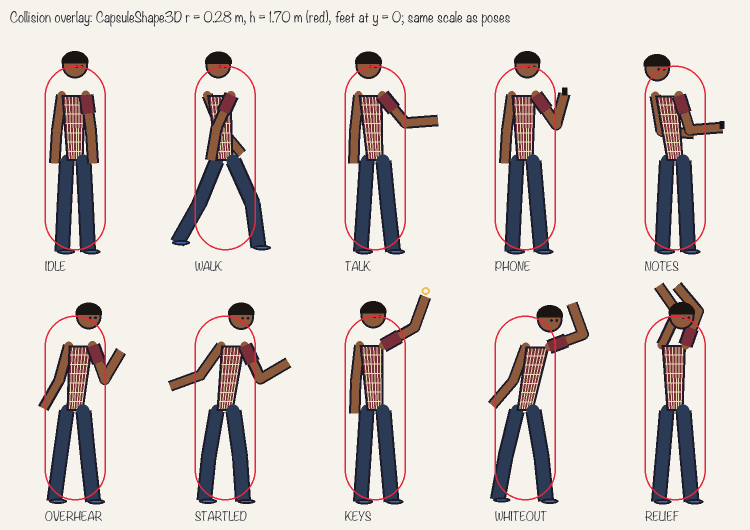
#> input picture design/character/collision-spec.png, 1500 x 1060 px, given in place of 01-title.png, which was not available (shown at 1/2 size)
$ python draw_comparisons.py
#> lines starting #> are read from the running program, lines starting #| are printed output that depends on the picture; pictures that were not available may be replaced by others from this repository, and a replacement may not be noted
"""TEST-REPORT comparison boards: (1) each storyboard panel beside its in-engine screenshot,
(2) each Hari state: character-sheet spec pose | accepted generated image | in engine facing right | facing left."""
from pathlib import Path
from PIL import Image, ImageDraw, ImageFont
ROOT = Path(__file__).resolve().parents[2]
SB, SH, OUT = ROOT / "design/storyboard", ROOT / "evidence/shots", ROOT / "evidence/comparisons"
OUT.mkdir(parents=True, exist_ok=True)
f = ImageFont.truetype("/System/Library/Fonts/Helvetica.ttc", 22); fs = ImageFont.truetype("/System/Library/Fonts/Helvetica.ttc", 17)
PAIRS = [("01-title", "intro_title", "design view: title (intro still), not the 3D scene"), ("02-amma-call", "p02_amma_call", "matches"),
         ("03-talk-manikandan", "p03_talk_manikandan", "not over-the-shoulder (follow camera)"), ("04-clue-saved", "p04_clue_saved", "no close-up shot; the HUD notes card is the close-up"),
         ("05-keys-taken", "p05_keys_taken", "not a low angle; Advay's line is a caption"), ("06-dawn-failure", "p06_whiteout", "no Dutch tilt; shake + white-out"),
         ("07-loop2-wake", "p07_loop2_wake", "no push-in; shock lines added (rev 2)"), ("08-keys-stay", "p08_keys_stay", "matches"),
         ("09-end-card", "p09_end_card", "not a low angle; railing view + end card")]
W, H = 640, 360
board = Image.new("RGB", (W * 2 + 30, (H + 50) * len(PAIRS) + 60), (24, 24, 28)); d = ImageDraw.Draw(board)
d.text((10, 14), "Storyboard panel (left, code-drawn spec)  vs  in-engine screenshot at 13f772c (right, scripted capture)", font=f, fill=(240, 240, 240))
for i, (a, b, note) in enumerate(PAIRS):
    y = 60 + i * (H + 50)
    board.paste(Image.open(SB / f"{a}.png").convert("RGB").resize((W, H)), (10, y))
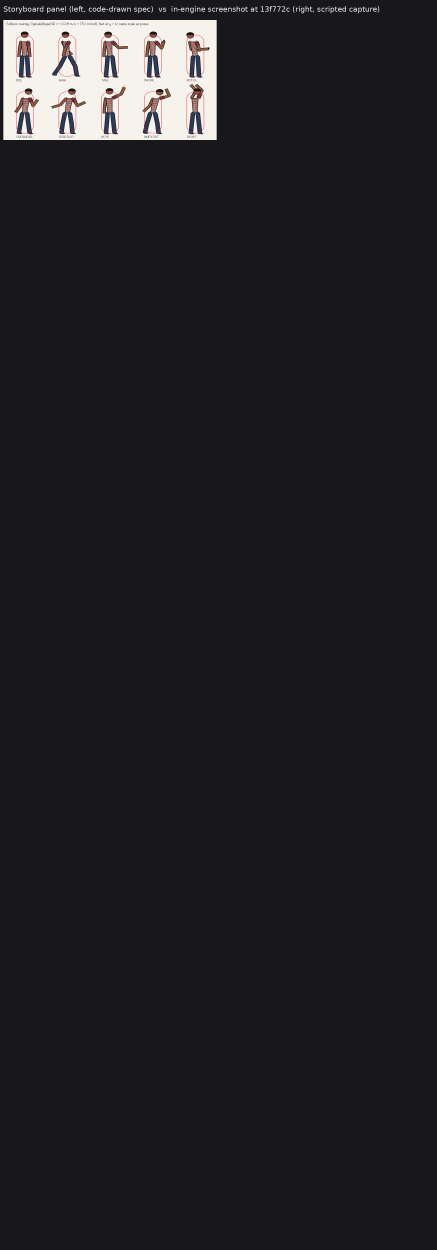
#> board: PIL image 1310x3750 RGB (shown at 1/3 size); mean R, G, B 33.3, 33, 36.6
    board.paste(Image.open(SH / f"{b}.jpg").convert("RGB").resize((W, H)), (W + 20, y))
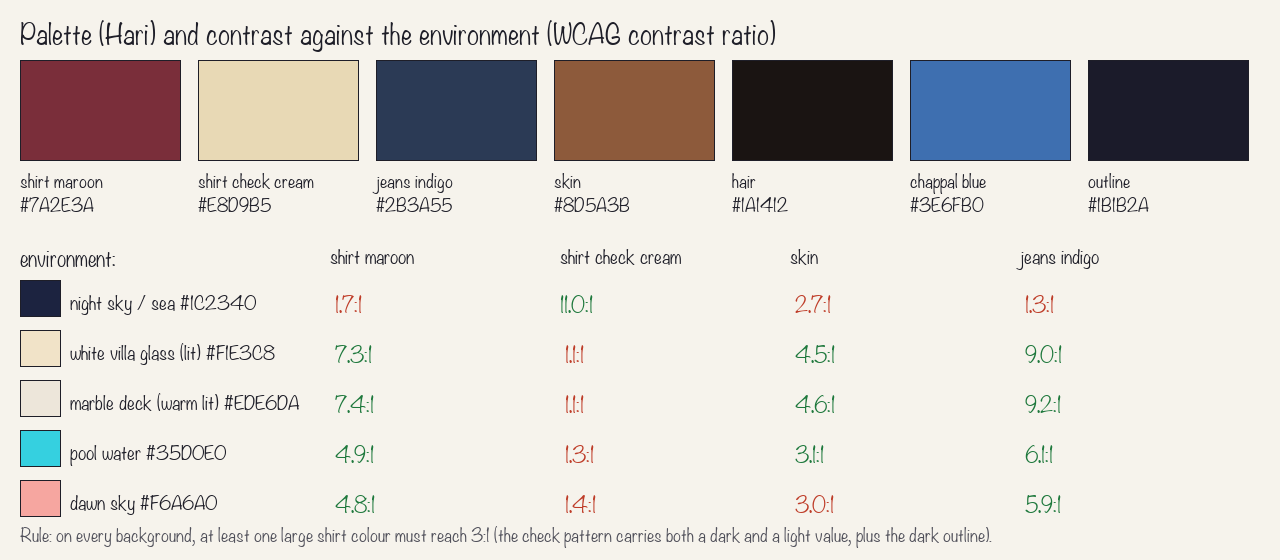
#> input picture design/character/palette-spec.png, 1280 x 560 px, given in place of intro_title.jpg, which was not available
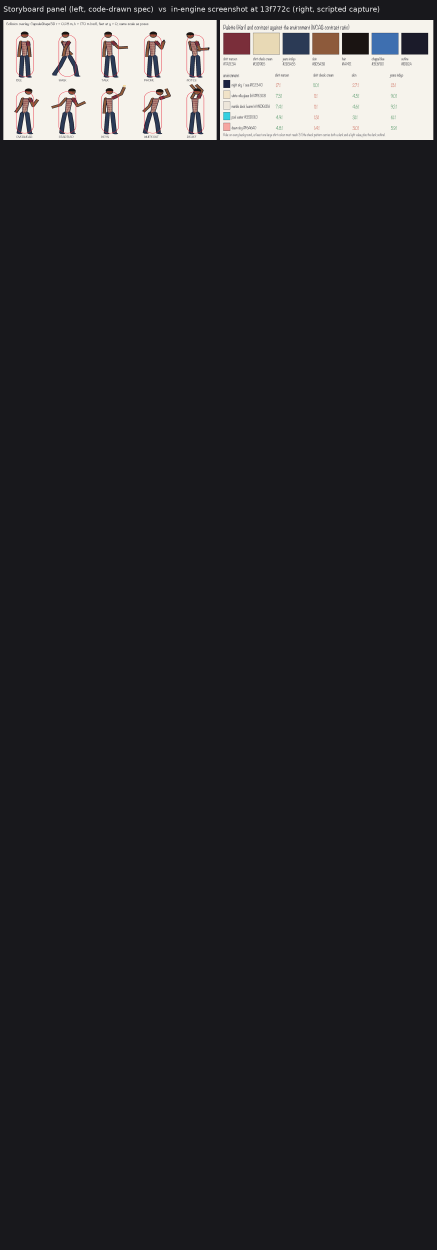
#> board: PIL image 1310x3750 RGB (shown at 1/3 size); mean R, G, B 42.3, 41.8, 45
#> (the run stopped early here; a loop or call above may not have finished)
